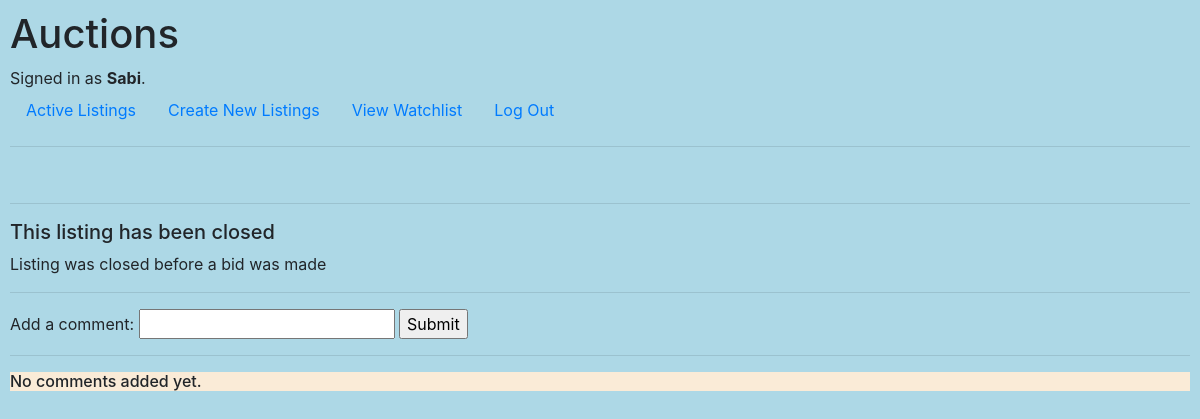
The app's page /listing/20 (signed in), older data.
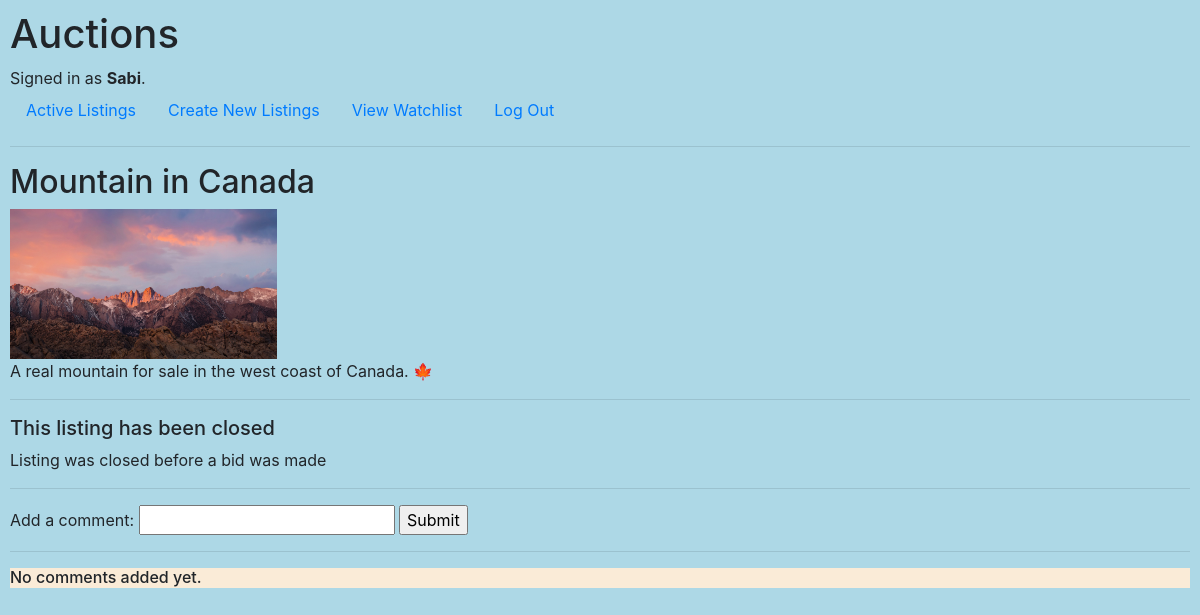
The same page, newer data.
### auctions/models.py (models this page shows, shortened)
class Listings(models.Model):
    CATEGORIES = [
        ('tech', 'Technology'),
        ('clothing', 'Clothing'),
        ('house_hold_items', 'House hold items'),
        ('toys', 'Toys'),
        ('vehicle', 'Vehicles'),
        ('no_category', 'No specific category')
    ]
    item_name = models.CharField(max_length=60)
    item_des = models.TextField(max_length=300)
    item_price = models.FloatField()
    item_image = models.ImageField(upload_to="item_images/", null=True)
    user_id = models.ForeignKey(User, on_delete=models.CASCADE)
    created_at = models.DateTimeField(auto_now_add=True)
    is_closed = models.BooleanField(default=False)
    category = models.CharField(max_length=40, choices=CATEGORIES, default="no_category")

### auctions/views.py (the view, shortened to what this page needs)
# urls.py: path("listing/<int:listing_id>", views.listing, name="listing"),
def listing(request, listing_id):
    largest_bid = Bids.objects.filter(listing_id=listing_id).aggregate(Max('bid_price'))['bid_price__max']
    bids = Bids.objects.filter(listing_id=listing_id)
    number_of_bids = len(bids)
    if request.method == "GET":
        is_in_watchlist = Watchlist.objects.filter(user_id=request.user, listing_id=listing_id).exists()
        winner = Bids.objects.filter(listing_id=listing_id, user_id=request.user).first()
        print(winner)
        return render(request, "auctions/listing.html", {
            "listing": Listings.objects.filter(pk=listing_id).first(),
            "users": User.objects.all(),
            "comments": Comments.objects.filter(listing_id=listing_id),
            "is_in_watchlist" : is_in_watchlist,
            "number_of_bids" : number_of_bids,
            "largest_bid": largest_bid,
            "winner": winner,
        })

### auctions/templates/auctions/listing.html (shortened to what this page needs)
{% extends "auctions/layout.html" %}
{% block body %}
    <h2>{{listing.item_name}}</h2>
    <img src="{{listing.item_image.url}}" alt=""
    style="height: 150px;
           width: auto;">
    <p>{{listing.item_des}}</p>
    <hr>
{% if listing.is_closed == False %}
    {% if number_of_bids == 0 %}
    <p>Be the first one to bid!</p>
    <p>Starting price: {{listing.item_price}}$</p>
    {% else %}
    <p>Current largest bid: {{largest_bid}}$</p>
    {% endif %}
    {% if user.is_authenticated %}
    <form action="{% url 'listing' listing.pk %}" method="post">
        {%csrf_token%}
        Bid a price:
        <input type="number" step="any" name="bid_price">
        <input type="submit">
    </form>
    {% else %}
    <h4>You must sign in first to be able to bid</h4>
    {% endif %}
    <br>
    {% if is_in_watchlist %}
    <form action="{% url 'watchlist' %}" method="post">
        {%csrf_token%}
        <input type="hidden" value="{{listing.pk}}" name="listing_id">
        <input type="submit" value="Remove from Watchlist" name="REMOVE">
    </form>
    {% else %}
    <form action="{% url 'watchlist' %}" method="post">
        {%csrf_token%}
        <input type="hidden" value="{{listing.pk}}" name="listing_id">
        <input type="submit" value="Add to Watchlist">
    </form>
    {% endif %}
    {% if user.is_authenticated and user == listing.user_id %}
    <form action="{% url 'listing' listing.pk %}" method="post">
        {%csrf_token%}
        <input type="hidden">
        <input type="submit" value="Close the listing" name="CLOSE">
    </form>
    {% else %}
    <p>This biding was made by user {{listing.user_id}}</p>
    {% endif %}
{% else %}
    <h5>This listing has been closed</h5>
    {% if winner == None %}
            <p>Listing was closed before a bid was made</p>
    {% endif %}
{% endif %}
    <hr>
    {% if user.is_authenticated %}
    <form action="{% url 'comment' listing.pk %}" method="post">
        Add a comment:
        <input type="text" name="comment">
        <input type="submit">
    </form>
    {% else %}
    <h4>You must sign in first to be able to comment</h4>
    {% endif %}
    <hr>
    <div style="background-color: antiquewhite;">
        {% for comment in comments %}
        <h6>{{comment.user_id}}</h6>
        <p>{{comment.comm_text}}</p>
        <hr>
        {% empty %}
        <h6>No comments added yet.</h6>
        {% endfor %}
    </div>
{% endblock %}

Row changes from the older to the newer data that the page shows:
added Listings: item_name "Mountain in Canada", item_image (picture), item_des "A real mountain for sale in the west coast of Canada. 🍁"
